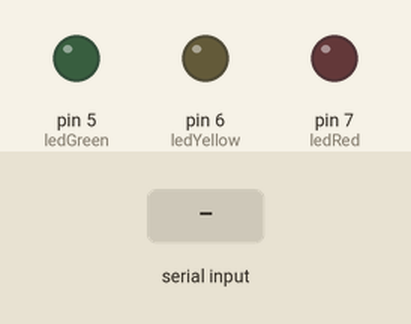
Simulated run of this sketch. Board: Arduino Uno, built with avr-gcc and run on an emulated ATmega328P. Shown: output pins drawn as LEDs (lit = HIGH). Dashed ring = blinking. The test bench sets the inputs (shaded band).

Above: at 1.2 s.
1.3 s: "E" received over Serial
At 1.4 s:
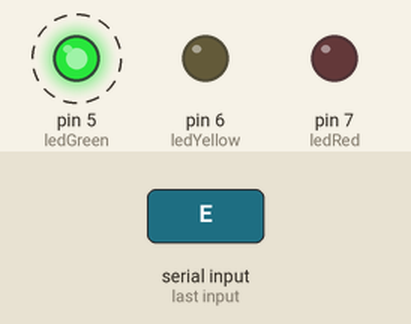
At 2.3 s:
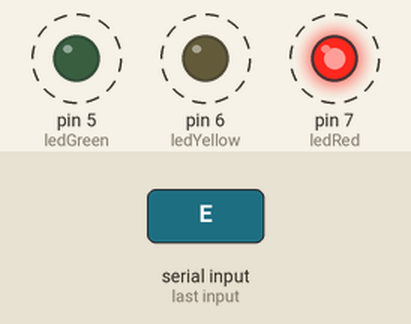
4.3 s: "A" received over Serial
At 5.0 s:
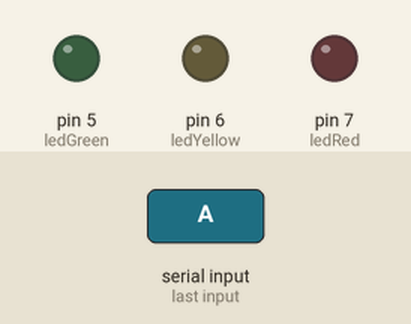
Timing chart, 0 to 7.3 s (numbered marks = the images above; inputs shaded):
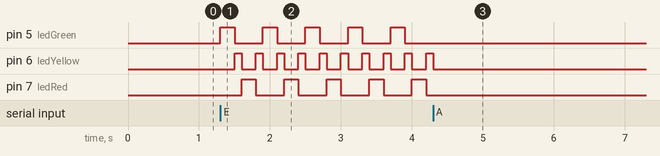

Measured:
- after the input at 1.3 s, pin 5 (ledGreen): alternates HIGH for 0.20 s and LOW for 0.40 s, starting at once; pin 6 (ledYellow): alternates HIGH for 0.10 s and LOW for 0.20 s, starting after 0.20 s; pin 7 (ledRed): alternates HIGH for 0.20 s and LOW for 0.40 s, starting after 0.30 s
- after the input at 4.3 s, pin 5 (ledGreen), pin 7 (ledRed): stops changing and stays LOW; pin 6 (ledYellow): goes on until 4.3 s, then stays LOW

The sketch:

semaforo_audio_app_bluetooth.ino
```cpp
int ledGreen = 5;
int ledYellow = 6;
int ledRed = 7;
int estado = 0;
void setup() {
  pinMode(ledGreen, OUTPUT);
  pinMode(ledYellow, OUTPUT);
  pinMode(ledRed, OUTPUT);
  Serial.begin(9600);
}

void on(int led){
  for(int i = 5; i<=7; i++){
    if(i == led){
      digitalWrite(i, HIGH);
      }else{
        digitalWrite(i, LOW);
        }
    }
}
void loop() {

      if(Serial.available() > 0){
             estado = Serial.read();
        }
       if (estado == 'E') {
               on(5);
               delay(200);
               on(6);
               delay(100);
               on(7);
               delay(200);
               on(6);
               delay(100);


       }
       if (estado == 'A')
       {
               on(9);

       }
}
```
